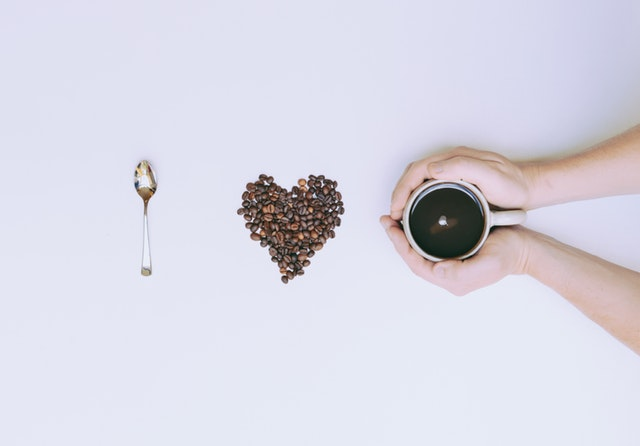
#> input picture Lab1/Lab1-std/coffee.jpeg, 640 x 446 px
$ jupyter execute --allow-errors Lab_1_std.ipynb   (shell and % lines are left out)
#> lines starting #> are read from the running program, lines starting #| are printed output that depends on the picture
[cell 1]
import skimage.io as io

# Show the figures / plots inside the notebook
from skimage.color import rgb2gray,rgb2hsv
import matplotlib.pyplot as plt
import numpy as np
from skimage.util import random_noise
import numpy as np

from skimage.exposure import histogram
from matplotlib.pyplot import bar
from skimage import io,color,util

[cell 2]
def show_images(images,titles=None):
    #This function is used to show image(s) with titles by sending an array of images and an array of associated titles.
    # images[0] will be drawn with the title titles[0] if exists
    # You aren't required to understand this function, use it as-is.
    n_ims = len(images)
    if titles is None: titles = ['(%d)' % i for i in range(1,n_ims + 1)]
    fig = plt.figure()
    n = 1
    for image,title in zip(images,titles):
        a = fig.add_subplot(1,n_ims,n)
        if image.ndim == 2:
            plt.gray()
        plt.imshow(image)
        a.set_title(title)
        n += 1
    fig.set_size_inches(np.array(fig.get_size_inches()) * n_ims)
    plt.show()

[cell 3]
# Ex: imread and imshow
"""pyramids = io.imread('pyramids.jpeg')
io.imshow(pyramids)
io.show()"""

[cell 4]
# Use this function to show a histogram
# The image should be gray-scale and should range from 0 to 1
def showHist(img,histogramImg):
    plt.figure()
    bar(histogramImg[1]*255, histogramImg[0], width=0.8, align='center')

[cell 5]
'''
@TODO:
Requirement #1
-Read and print image 'coffee'
-Show and print half of the  image
-----hint :use the attribute shape of numpy to get the image object dimentions
'''
coffee = io.imread('coffee.jpeg')
#> coffee is the input picture: shape (446, 640, 3); mean R, G, B 216.5, 215.6, 227.4
io.imshow(coffee)
io.show()
# Get the dimensions of the image
coffee_dim = coffee.shape
#> coffee_dim = (446, 640, 3)
print("Coffee image dimensions:", coffee_dim) # (446, 640, 3)
#| Coffee image dimensions: (446, 640, 3)

half_coffee = coffee[:, 320:, :] #rows, columns, channels(rgb)
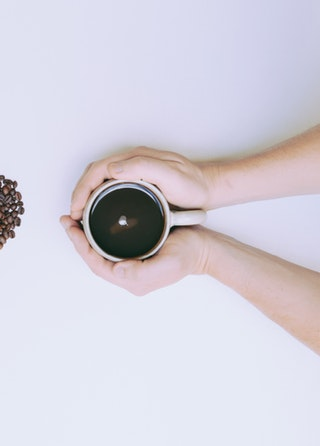
#> half_coffee: shape (446, 320, 3); mean R, G, B 212, 209, 220
io.imshow(half_coffee)
io.show()
print("Half coffee image dimensions:", half_coffee.shape)
#| Half coffee image dimensions: (446, 320, 3)
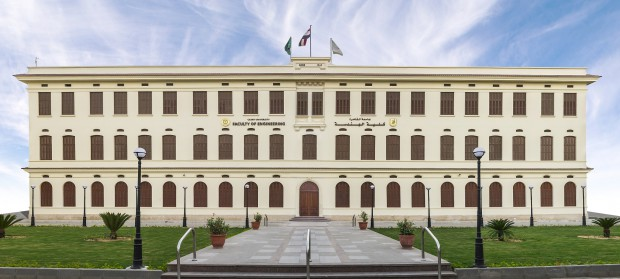
#> input picture Lab1/Lab1-std/hsv/ex1.png, 620 x 279 px

[cell 6]
'''
@TODO:
Requirement #2
RGB to gray and HSV:
1- Write a function 'gray_image' that takes an image as input , then
    -get the gray scale of the image, then
    -display original image and the gray scale one side by side (subplot).
    -hint: use rgb2gray to get the graylevel of the image
- test your function with the image 'pyramids'

2- Write a function 'HSV_image' that takes an image as input , then
   -show the RGB image and the (3 channels of HSV image each channel in separated form ) one side by side (subplot).
   -hint: -use rgb2hsv (to get the hsv representation of the image).
          -To separately get the Hue, Saturation and Value channels, use hsvImg[:,:,X],
           where hsvImg is the hsv representation of the image.
           Hue is the first channel, Saturation is the second and value is the last channel.
- test your function for the images in HSV Folder. And comment on the results.
'''
def gray_image(img):
    grayImg = rgb2gray(img)
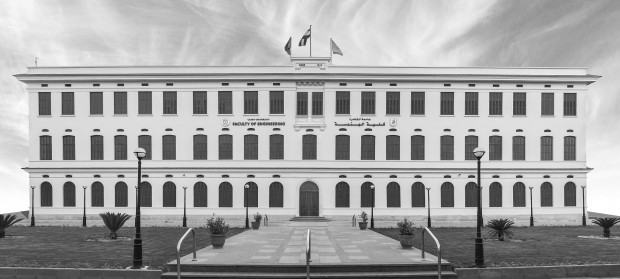
#> grayImg: shape (279, 620) float64; min 0.0308, max 1, mean 0.647
#> img is the input picture: shape (279, 620, 3); mean R, G, B 166.4, 165.5, 157.6
    show_images([img, grayImg], titles=['Original Image', 'Gray Scale Image'])
#> in show_images, `n_ims = len(images)`: n_ims = 2
#> the loop in show_images, `for image,title in zip(images,titles):` made 2 passes
#> (title, n) on passes 1 to 2: ('Original Image', 2), ('Gray Scale Image', 3)
#> after the loop in show_images, `for image,title in zip(images,titles):`: n = 3
    return grayImg

def HSV_image(img):
    hsvImg = rgb2hsv(img)
#> hsvImg: shape (279, 620, 3) float64; mean of channels 0, 1, 2 0.281, 0.212, 0.7
    hue = hsvImg[:, :, 0]
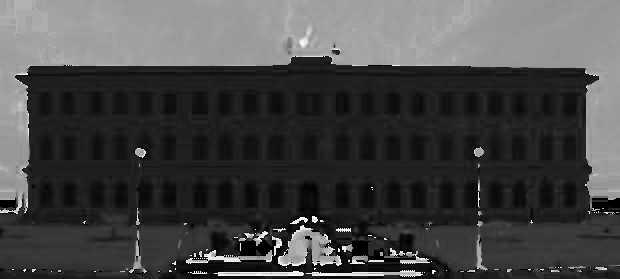
#> hue: shape (279, 620) float64; min 0, max 0.992, mean 0.281
    saturation = hsvImg[:, :, 1]
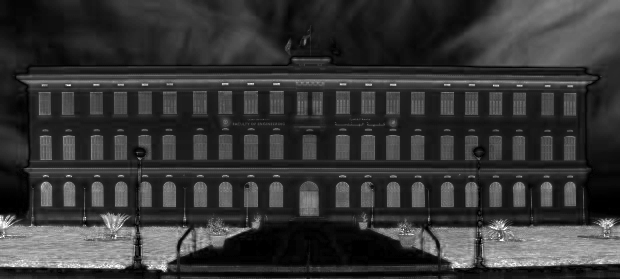
#> saturation: shape (279, 620) float64; min 0, max 1, mean 0.212
    value = hsvImg[:, :, 2]
    fig, axes = plt.subplots(1, 4, figsize=(16, 4))
    axes[0].imshow(img)
    axes[0].set_title('Original Image')
    axes[1].imshow(hue, cmap='hsv')
    axes[1].set_title('Hue Channel')
    axes[2].imshow(saturation, cmap='gray', vmin=0, vmax=1)
    axes[2].set_title('Saturation Channel')
    axes[3].imshow(value, cmap='gray', vmin=0, vmax=1)
    axes[3].set_title('Value Channel')

    return hsvImg
#test the functions
gray_image(io.imread('hsv/ex1.png'))
HSV_image(io.imread('hsv/ex1.png'))

[cell 7]
'''
Requirement 2 (Noise):
http://scikit-image.org/docs/dev/api/skimage.util.html#skimage.util.random_noise

1.For an image of your choice (the effect of noise must be obvious):
    Read the image.
    Convert it to greyscale.
    Apply salt & pepper noise with
    amount=0.05, 0.5 and 0.9

2. From the other images. Recommend one image that won’t be greatly affected by the noise and state why.
    '''

image=io.imread('mountains.jpg')
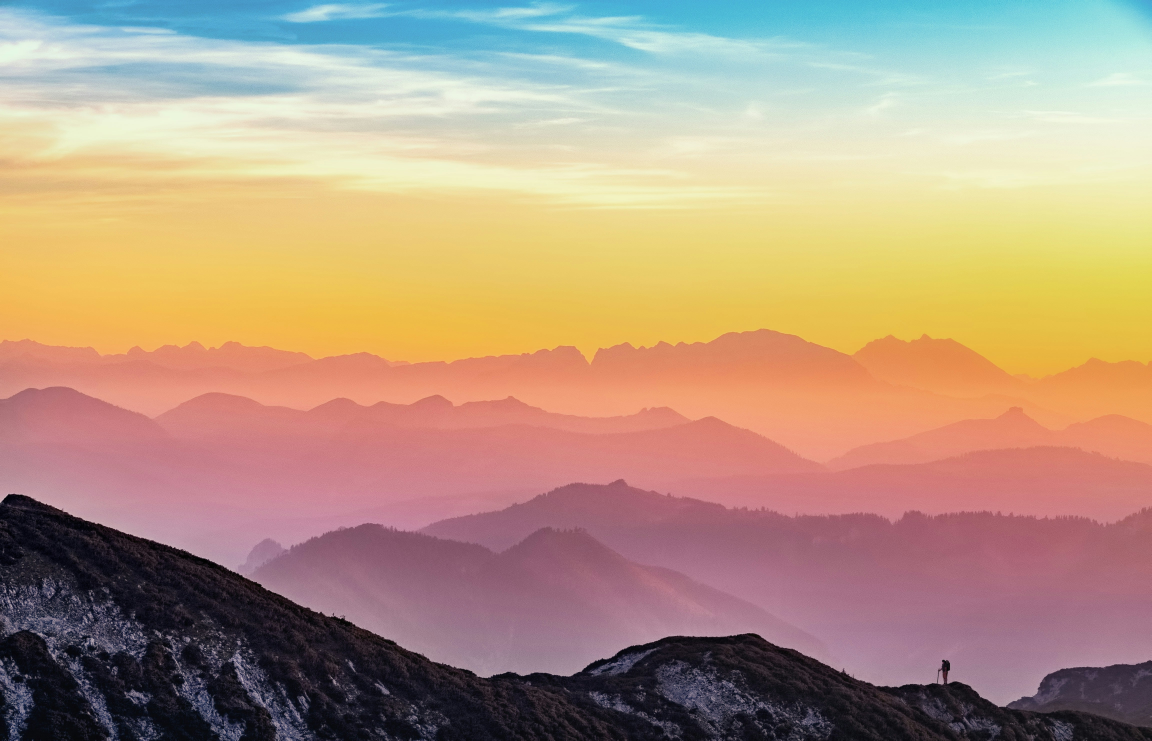
#> input picture Lab1/Lab1-std/mountains.jpg, 4608 x 2963 px (shown at 1/4 size)
#> image is the input picture: shape (2963, 4608, 3); mean R, G, B 178.9, 152.2, 129.9
grey_image=rgb2gray(image)
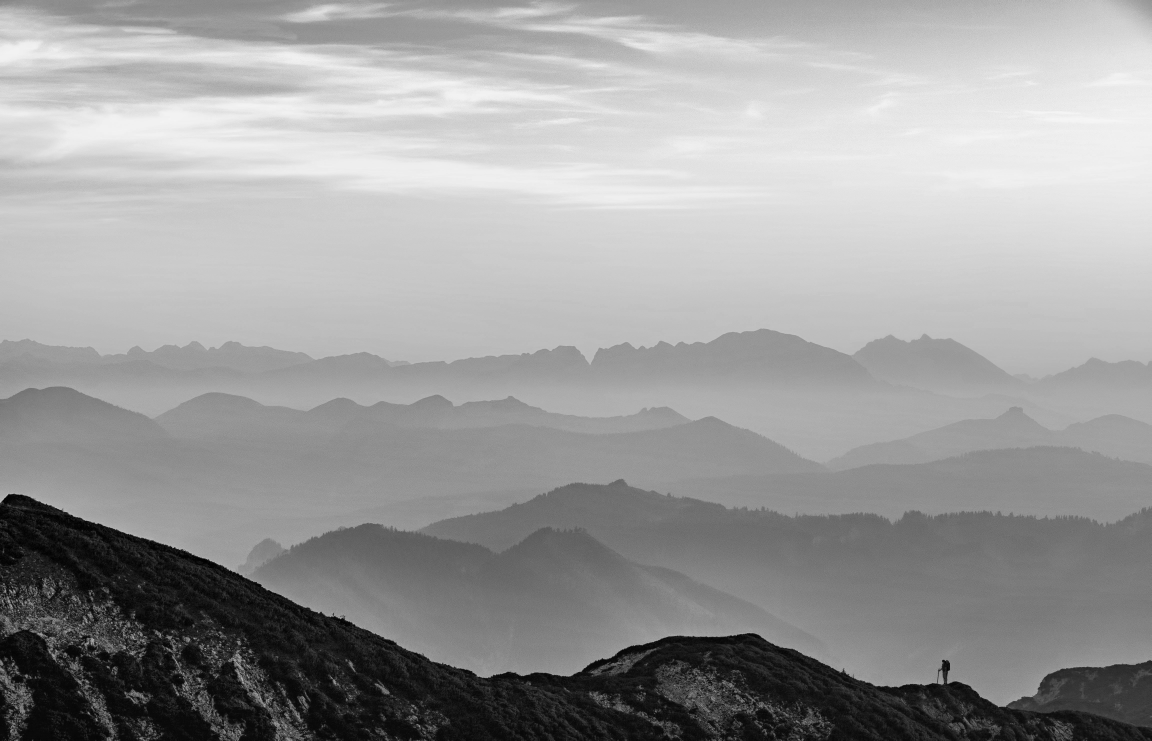
#> grey_image: shape (2963, 4608) float64 (shown at 1/4 size); min 0, max 0.995, mean 0.613
io.imshow(grey_image)
io.show()
# sat dec -> more gray scale
noise_1=random_noise(image, mode='s&p', amount=0.05)
noise_2=random_noise(image, mode='s&p', amount=0.5)
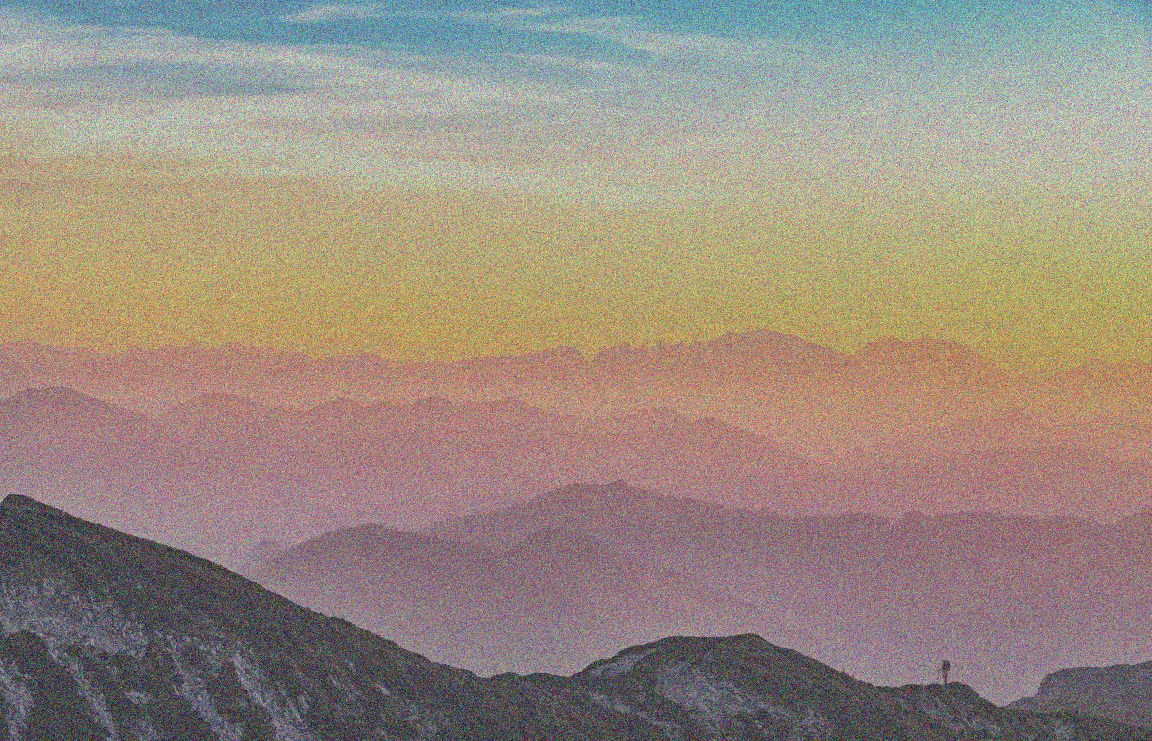
#> noise_2: shape (2963, 4608, 3) float64 (shown at 1/4 size); mean R, G, B 0.601, 0.548, 0.505
#> (the rest of this cell did not finish here and is left out)

[cell 8]
'''
Requirement 3 (Histogram):

1- For the given images ( in histogram folder):
    Read the image.
    Apply histogram and show it.
Hint
    A) Use histogram (image) to get histogram. Try different values for nbins (256,64,8), What does it mean?
    B) and function(showHist) to draw it.
** 2- Draw a grey-scale image that has uniform histogram
same number of pixels for all intensity levels) using code only. Let the size of the image be 256x256.
use np.ones to draw image with ones.
'''
image1=io.imread('histogram/ex1.jpg')
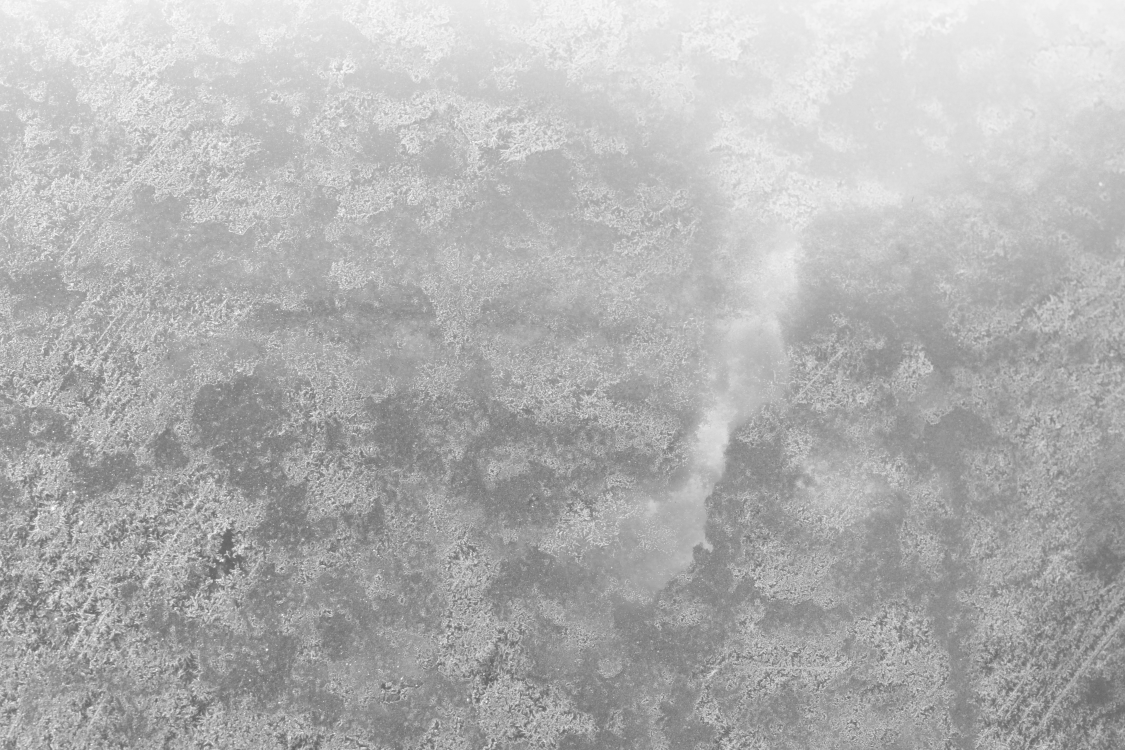
#> input picture Lab1/Lab1-std/histogram/ex1.jpg, 4500 x 3000 px (shown at 1/4 size)
#> image1 is the input picture: shape (3000, 4500, 3); min 70, max 255, mean 178
hist1=histogram(color.rgb2gray(image1),nbins=256)
showHist(color.rgb2gray(image1),hist1)
hist2=histogram(color.rgb2gray(image1),nbins=64)
showHist(color.rgb2gray(image1),hist2)
hist3=histogram(color.rgb2gray(image1),nbins=8)
#> hist3 = ([274, 114958, 1480947, 3186479, 3522137, 2339843, 2118561, 736801], [0.32, 0.411, 0.501, 0.592, 0.683, 0.773, 0.864, 0.955])
showHist(color.rgb2gray(image1),hist3)

grey=color.rgb2gray(image1)
io.imshow(grey)
io.show()
#> figure, not shown here; tallest bar 160967 high, from x = 174.7 to 175.5
#> figure, not shown here; tallest bar 475356 high, from x = 172.2 to 173

uniform_image = np.ones((256, 256)) * (256 // 2)
io.imshow(uniform_image, cmap='gray')
io.show()
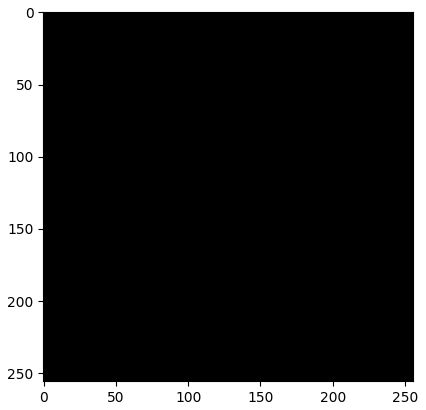
#> figure drawn by matplotlib, 1 panel
